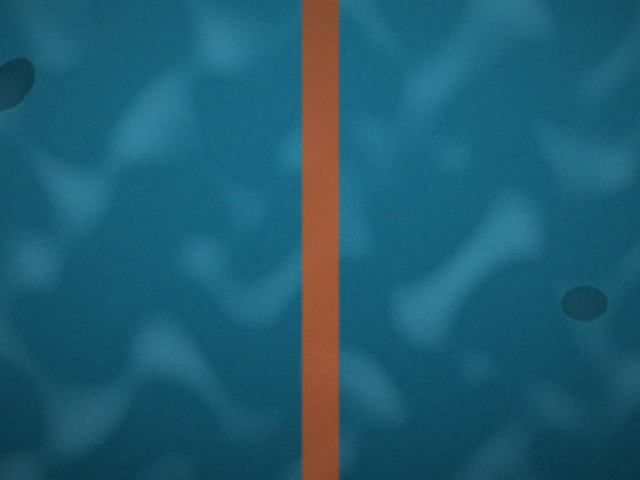
#> input picture follow-the-line/images/01_center.png, 640 x 480 px
$ python -i Ironclad33.py   (imports and definitions only)
#> lines starting #> are read from the running program, lines starting #| are printed output that depends on the picture; after the words box and inside, x2 and y2 are one past the last pixel; in counts of white or black regions, pixels touching at a corner belong together
"""Follow the Line: <your name>

Copy this file to solutions/<your-github-username>.py and fill in the three
functions marked TODO. Work out each step in notebooks/explore.ipynb first,
then move your code here.

Check your work with:   pytest -k <your-github-username>
"""
import cv2
import numpy as np

# How far the line's center can be from the image center (as a fraction of
# half the image width) and still count as "straight". 0.15 = within 15%.
DEADBAND = 0.15


def find_line_mask(image_bgr: np.ndarray) -> np.ndarray:
    """Returns a mask the same height and width as the image:
    255 where a pixel looks like the orange-red line, 0 everywhere else.
    """
    # TODO: convert the image to HSV (cv2.cvtColor)
    # TODO: keep only line-colored pixels (cv2.inRange)
    # TODO: clean up the mask (cv2.morphologyEx)
    mask =  cv2.cvtColor(image_bgr, cv2.COLOR_BGR2HSV)
    mask = cv2.inRange(mask,np.array([0,0,0]),np.array([20,255,255]))
    mask = cv2.morphologyEx(mask, cv2.MORPH_OPEN, cv2.getStructuringElement(cv2.MORPH_ELLIPSE, (7, 7)))
    mask = cv2.morphologyEx(mask, cv2.MORPH_CLOSE, cv2.getStructuringElement(cv2.MORPH_ELLIPSE, (7, 7)))
    return mask


def find_line(mask: np.ndarray) -> np.ndarray | None:
    """Returns the contour of the line, or None if there is no line."""
    # TODO: find the outlines of every blob in the mask (cv2.findContours)
    # TODO: throw away blobs that are too small or not line-shaped
    #       (cv2.contourArea, cv2.minAreaRect)
    # TODO: return the biggest blob that's left, or None if nothing is left
    min_area=2500
    min_aspect=3

    contours, _ = cv2.findContours(mask, cv2.RETR_EXTERNAL, cv2.CHAIN_APPROX_SIMPLE)
    lines = []
    for contour in contours:
        area = cv2.contourArea(contour)
        (_, _), (w, h), _ = cv2.minAreaRect(contour)  # the smallest rectangle around the blob
        aspect = max(w, h) / max(min(w, h), 1)

        if area >= min_area and aspect >= min_aspect:
            lines.append(contour)
    if not lines:
        return None
    return max(lines, key=cv2.contourArea)


def line_offset(contour: np.ndarray, image_width: int) -> float:
    """How far the line's center is from the image's center:
    -1.0 = far left edge, 0.0 = dead center, 1.0 = far right edge.
    """
    # TODO: find the x coordinate of the contour's center (cv2.moments)
    # TODO: turn it into a number from -1.0 to 1.0
    m = cv2.moments(contour)
    offset = ((m["m10"]/m["m00"])-(image_width/2))/(image_width/2)
    return offset


# You don't need to change anything below this line.
def steer(image_bgr: np.ndarray) -> str:
    """Decides which way the robot should go: "LEFT", "RIGHT", "STRAIGHT", or "LOST"."""
    mask = find_line_mask(image_bgr)
    contour = find_line(mask)
    if contour is None:
        return "LOST"
    offset = line_offset(contour, image_bgr.shape[1])
    if offset < -DEADBAND:
        return "LEFT"
    if offset > DEADBAND:
        return "RIGHT"
    return "STRAIGHT"

>>> import cv2
>>> picture = cv2.imread('../images/01_center.png')
#> picture is the input picture: shape (480, 640, 3); mean B, G, R 113.2, 92.7, 32
>>> result = steer(picture)
#> in find_line_mask, `mask =  cv2.cvtColor(image_bgr, cv2.COLOR_BGR2HSV)`: mask: shape (480, 640, 3); mean H, S, V 92.6, 198.9, 118.6
#> in find_line_mask, `mask = cv2.inRange(mask,np.array([0,0,0]),np.array([20,255,255]))`:
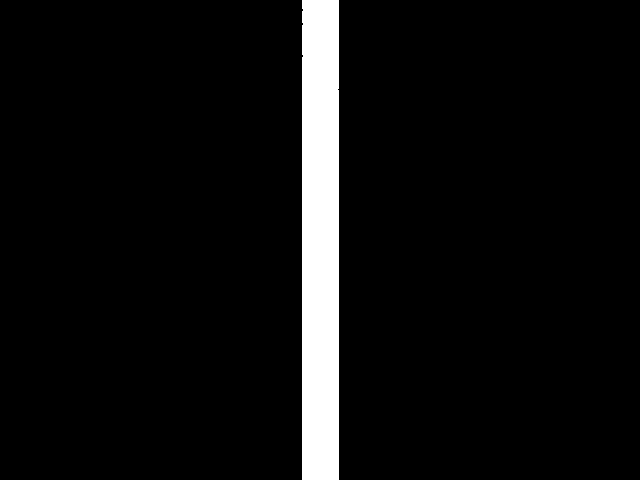
#> mask: shape (480, 640); 5.8% white; 1 white region, box (x1, y1, x2, y2) and area: (302, 0, 339, 480) 17753
#> in find_line_mask, `mask = cv2.morphologyEx(mask, cv2.MORPH_CLOSE, cv2.getStructuringEleme..`: mask: shape (480, 640); 5.8% white; 1 white region, box (x1, y1, x2, y2) and area: (302, 0, 339, 480) 17760
#> in find_line, `contours, _ = cv2.findContours(mask, cv2.RETR_EXTERNAL, cv2.CHAIN_APPR..`: contours = [[[302, 0], [302, 479], [338, 479], [338, 0]]]
#> the loop in find_line, `for contour in contours:` made 1 pass
#> (contour, area, w, h, aspect) on pass 1: ([[302, 0], [302, 479], [338, 479], [338, 0]], 17244, 479, 36, 13.31)
#> in steer, `contour = find_line(mask)`: contour = [[302, 0], [302, 479], [338, 479], [338, 0]]
#> in line_offset, `m = cv2.moments(contour)`: m = moments, m00 17244, centre m10/m00, m01/m00 = (320, 239.5)
#> in line_offset, `offset = ((m["m10"]/m["m00"])-(image_width/2))/(image_width/2)`: offset = 0
#> result = 'STRAIGHT'

$ run again, on follow-the-line/images/02_left.png
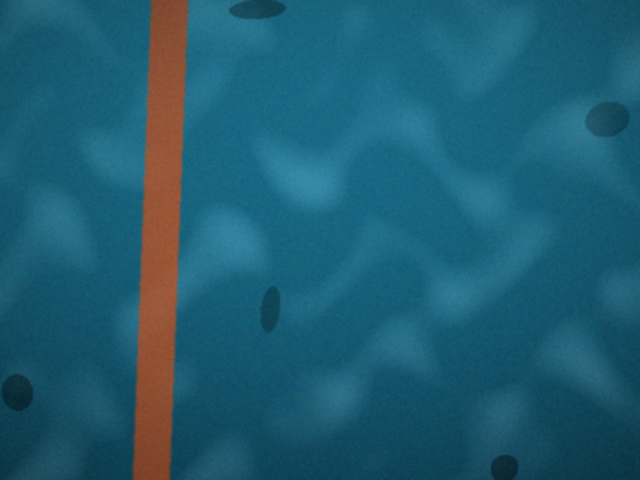
#> input picture follow-the-line/images/02_left.png, 640 x 480 px
#> picture is the input picture: shape (480, 640, 3); mean B, G, R 113.2, 92.5, 31.6
#> in find_line_mask, `mask = cv2.inRange(mask,np.array([0,0,0]),np.array([20,255,255]))`:
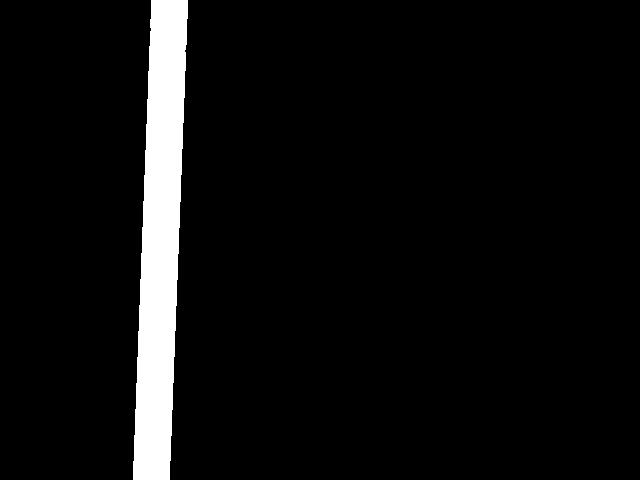
#> mask: shape (480, 640); 5.8% white; 1 white region, box (x1, y1, x2, y2) and area: (133, 0, 188, 480) 17758
#> contours = 1 contour; box (x1, y1, x2, y2) and area: (133, 0, 188, 480) 17244
#> the loop in find_line, `for contour in contours:` made 1 pass
#> (area, w, h, aspect) on pass 1: (17244, 480.7, 36.97, 13)
#> after the loop in find_line, `for contour in contours:`: lines has the same summary as contours
#> contour = contour of 80 points, box (x1, y1, x2, y2) (133, 0, 188, 480), area 17244
#> m = moments, m00 17244, centre m10/m00, m01/m00 = (160, 239.6)
#> in line_offset, `offset = ((m["m10"]/m["m00"])-(image_width/2))/(image_width/2)`: offset = -0.5
#> result = 'LEFT'

$ run again, on follow-the-line/images/03_right.png
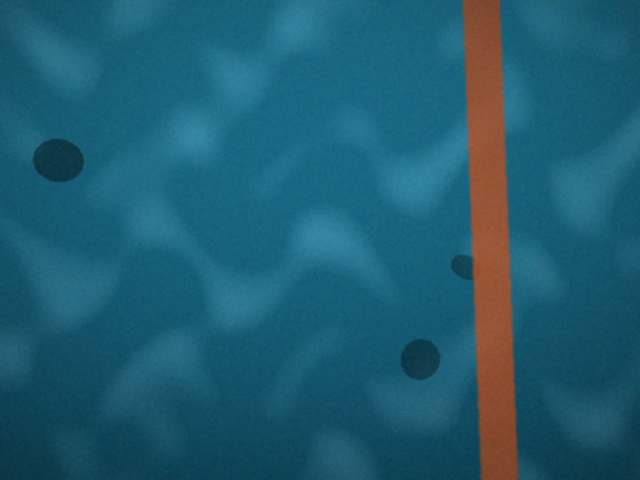
#> input picture follow-the-line/images/03_right.png, 640 x 480 px
#> picture is the input picture: shape (480, 640, 3); mean B, G, R 113.2, 92.6, 31.6
#> in find_line_mask, `mask = cv2.inRange(mask,np.array([0,0,0]),np.array([20,255,255]))`:
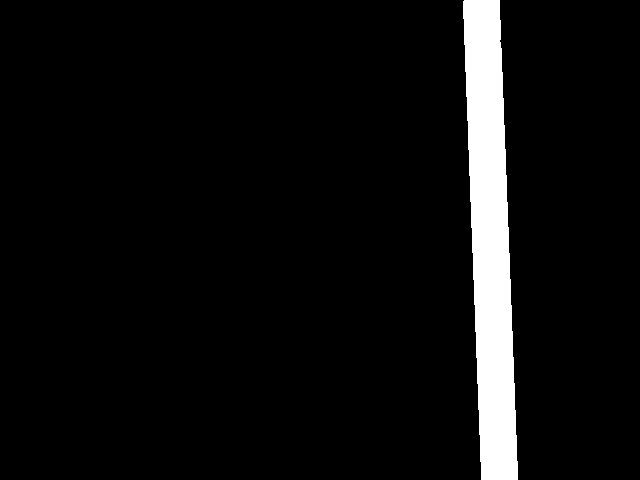
#> mask: shape (480, 640); 5.8% white; 1 white region, box (x1, y1, x2, y2) and area: (463, 0, 518, 480) 17756
#> contours = 1 contour; box (x1, y1, x2, y2) and area: (463, 0, 518, 480) 17243
#> the loop in find_line, `for contour in contours:` made 1 pass
#> (area, w, h, aspect) on pass 1: (17243, 36.97, 480.7, 13)
#> after the loop in find_line, `for contour in contours:`: lines has the same summary as contours
#> contour = contour of 76 points, box (x1, y1, x2, y2) (463, 0, 518, 480), area 17243
#> m = moments, m00 17243, centre m10/m00, m01/m00 = (490, 239.6)
#> in line_offset, `offset = ((m["m10"]/m["m00"])-(image_width/2))/(image_width/2)`: offset = 0.531
#> result = 'RIGHT'

$ run again, on follow-the-line/images/04_slightly_right.png
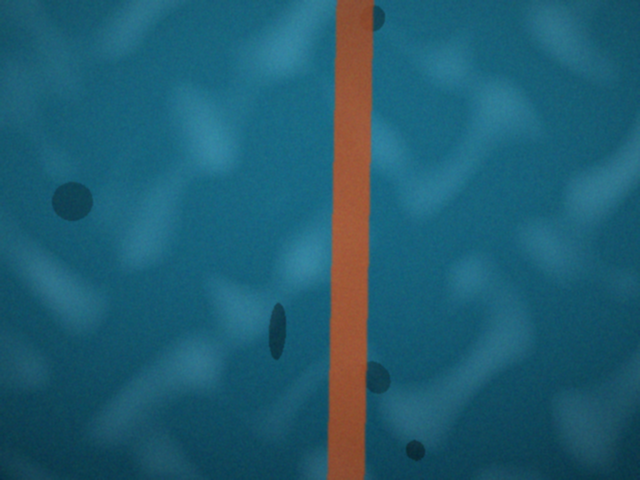
#> input picture follow-the-line/images/04_slightly_right.png, 640 x 480 px
#> picture is the input picture: shape (480, 640, 3); mean B, G, R 113.2, 92.6, 32
#> in find_line_mask, `mask = cv2.inRange(mask,np.array([0,0,0]),np.array([20,255,255]))`:
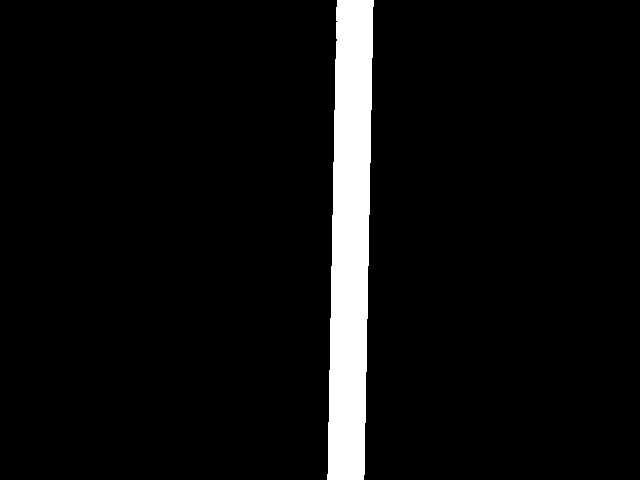
#> mask: shape (480, 640); 5.8% white; 1 white region, box (x1, y1, x2, y2) and area: (327, 0, 374, 480) 17762
#> contours = 1 contour; box (x1, y1, x2, y2) and area: (327, 0, 374, 480) 17249
#> the loop in find_line, `for contour in contours:` made 1 pass
#> (area, w, h, aspect) on pass 1: (17249, 479.8, 37.01, 12.96)
#> after the loop in find_line, `for contour in contours:`: lines has the same summary as contours
#> contour = contour of 44 points, box (x1, y1, x2, y2) (327, 0, 374, 480), area 17249
#> m = moments, m00 17249, centre m10/m00, m01/m00 = (350, 239.5)
#> in line_offset, `offset = ((m["m10"]/m["m00"])-(image_width/2))/(image_width/2)`: offset = 0.0938
#> result = 'STRAIGHT'
